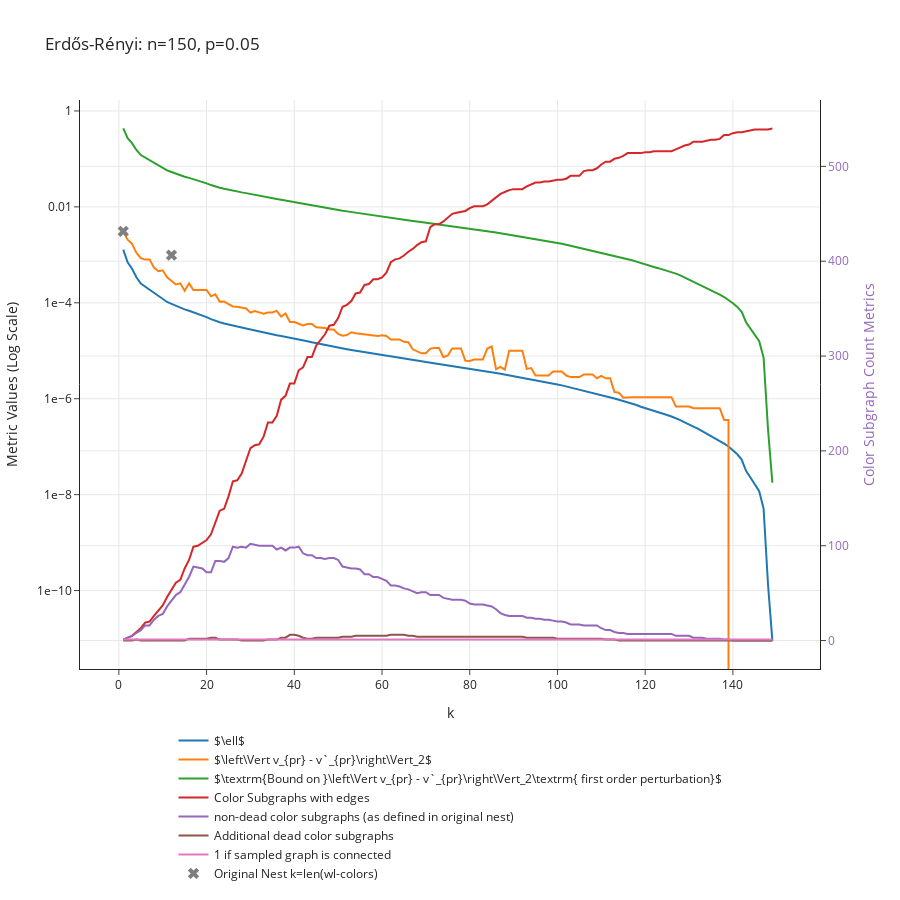

The cell this chart's notebook holds for it:
### Markdown cell above
# Erdos Renyis

### Code cell
p = 0.05
n = 150
G = nx.erdos_renyi_graph(n, p)
data_dict = get_convergence_data_of_nest(G, min_cluster_size = 1, max_k = 150)
plot_convergence_data(data_dict, f"Erdős-Rényi: n={n}, p={p}")

### Figure 1 — Plotly figure (JSON) as saved in the notebook; plotly's stock layout.template omitted (floating-point values rounded to 4 significant figures; data arrays with more than 128 entries replaced by an {"elided": "..."} marker saying what was removed)
{"data": [{"mode": "lines", "name": "$\\ell$", "type": "scatter", "x": {"elided": "149 int values"}, "y": {"elided": "149 float values"}}, {"mode": "lines", "name": "$\\left\\Vert v_{pr} - v`_{pr}\\right\\Vert_2$", "type": "scatter", "x": {"elided": "149 int values"}, "y": {"elided": "149 float values"}}, {"mode": "lines", "name": "$\\textrm{Bound on }\\left\\Vert v_{pr} - v`_{pr}\\right\\Vert_2\\textrm{ first order perturbation}$", "type": "scatter", "x": {"elided": "149 int values"}, "y": {"elided": "149 float values"}}, {"mode": "lines", "name": "Color Subgraphs with edges", "type": "scatter", "x": {"elided": "149 int values"}, "y": {"elided": "149 int values"}, "yaxis": "y2"}, {"mode": "lines", "name": "non-dead color subgraphs (as defined in original nest)", "type": "scatter", "x": {"elided": "149 int values"}, "y": {"elided": "149 int values"}, "yaxis": "y2"}, {"mode": "lines", "name": "Additional dead color subgraphs", "type": "scatter", "x": {"elided": "149 int values"}, "y": {"elided": "149 int values"}, "yaxis": "y2"}, {"mode": "lines", "name": "1 if sampled graph is connected", "type": "scatter", "x": {"elided": "149 int values"}, "y": {"elided": "149 int values"}, "yaxis": "y2"}, {"marker": {"size": 10, "symbol": "x"}, "mode": "markers", "name": "Original Nest k=len(wl-colors)", "type": "scatter", "x": [1, 12, 147, 150], "y": [0.003094, 0.0009841, 0, 0]}], "layout": {"height": 900, "hovermode": "closest", "legend": {"orientation": "h", "x": 0.5, "xanchor": "center", "y": -0.1, "yanchor": "top"}, "title": {"text": "Erdős-Rényi: n=150, p=0.05"}, "xaxis": {"title": {"text": "k"}}, "yaxis": {"exponentformat": "e", "title": {"text": "Metric Values (Log Scale)"}, "type": "log"}, "yaxis2": {"overlaying": "y", "side": "right", "tickfont": {"color": "rgba(148, 103, 189, 1)"}, "title": {"font": {"color": "rgba(148, 103, 189, 1)"}, "text": "Color Subgraph Count Metrics"}, "type": "linear"}}}
